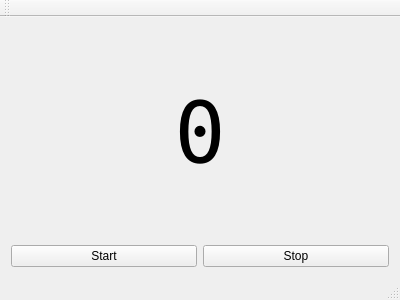
<?xml version="1.0" encoding="UTF-8"?>
<ui version="4.0">
 <class>MainWindow</class>
 <widget class="QMainWindow" name="MainWindow">
  <property name="geometry">
   <rect>
    <x>0</x>
    <y>0</y>
    <width>400</width>
    <height>300</height>
   </rect>
  </property>
  <property name="windowTitle">
   <string>MainWindow</string>
  </property>
  <widget class="QWidget" name="centralWidget">
   <layout class="QVBoxLayout" name="verticalLayout">
    <item>
     <widget class="QLabel" name="label">
      <property name="sizePolicy">
       <sizepolicy hsizetype="Preferred" vsizetype="Expanding">
        <horstretch>0</horstretch>
        <verstretch>0</verstretch>
       </sizepolicy>
      </property>
      <property name="font">
       <font>
        <family>Andale Mono</family>
        <pointsize>64</pointsize>
       </font>
      </property>
      <property name="text">
       <string>0</string>
      </property>
      <property name="alignment">
       <set>Qt::AlignCenter</set>
      </property>
     </widget>
    </item>
    <item>
     <layout class="QHBoxLayout" name="horizontalLayout">
      <item>
       <widget class="QPushButton" name="btnStart">
        <property name="text">
         <string>Start</string>
        </property>
       </widget>
      </item>
      <item>
       <widget class="QPushButton" name="btnStop">
        <property name="text">
         <string>Stop</string>
        </property>
       </widget>
      </item>
     </layout>
    </item>
   </layout>
  </widget>
  <widget class="QMenuBar" name="menuBar">
   <property name="geometry">
    <rect>
     <x>0</x>
     <y>0</y>
     <width>400</width>
     <height>22</height>
    </rect>
   </property>
  </widget>
  <widget class="QToolBar" name="mainToolBar">
   <attribute name="toolBarArea">
    <enum>TopToolBarArea</enum>
   </attribute>
   <attribute name="toolBarBreak">
    <bool>false</bool>
   </attribute>
  </widget>
  <widget class="QStatusBar" name="statusBar"/>
 </widget>
 <layoutdefault spacing="6" margin="11"/>
 <resources/>
 <connections/>
</ui>
